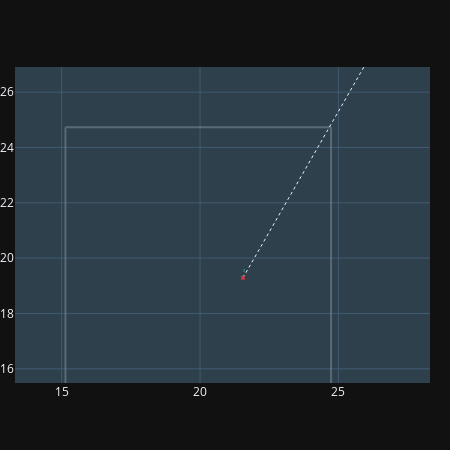
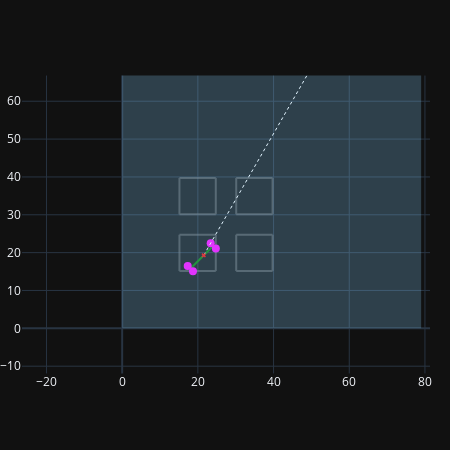
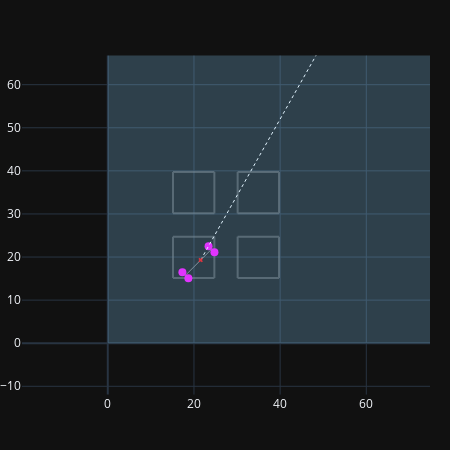
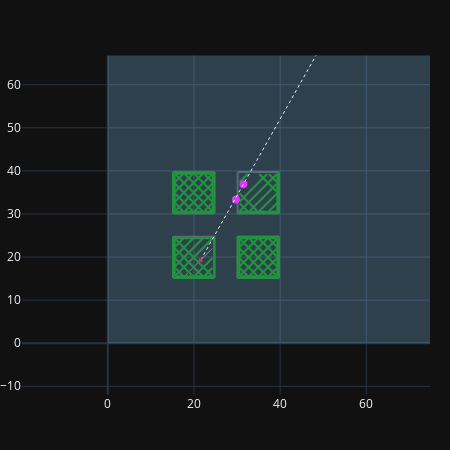

The code cell stored with these charts, in order, in its notebook:
### Code cell
t.layer_steps[22].plot(prev_layer=g.layers[21])

### Figure 1 — Plotly figure (JSON) as saved in the notebook; plotly's stock layout.template omitted (floating-point values rounded to 4 significant figures)
{"data": [{"line": {"color": "gray"}, "mode": "lines", "name": "Ex[5686] ; [5686] type:wall-outer", "opacity": 0.5, "type": "scatter", "x": [24.74, 24.74, null, 24.74, 15.14, null, 15.14, 15.14, null, 15.14, 24.74, null], "y": [24.73, 15.13, null, 15.13, 15.13, null, 15.13, 24.73, null, 24.73, 24.73, null]}, {"line": {"color": "gray"}, "mode": "lines", "name": "Ex[5744] ; [5744] type:wall-outer", "opacity": 0.5, "type": "scatter", "x": [39.74, 39.74, null, 39.74, 30.14, null, 30.14, 30.14, null, 30.14, 39.74, null], "y": [24.73, 15.13, null, 15.13, 15.13, null, 15.13, 24.73, null, 24.73, 24.73, null]}, {"line": {"color": "gray"}, "mode": "lines", "name": "Ex[5802] ; [5802] type:wall-outer", "opacity": 0.5, "type": "scatter", "x": [39.74, 39.74, null, 39.74, 30.14, null, 30.14, 30.14, null, 30.14, 39.74, null], "y": [39.73, 30.13, null, 30.13, 30.13, null, 30.13, 39.73, null, 39.73, 39.73, null]}, {"line": {"color": "gray"}, "mode": "lines", "name": "Ex[5860] ; [5860] type:wall-outer", "opacity": 0.5, "type": "scatter", "x": [24.74, 24.74, null, 24.74, 15.14, null, 15.14, 15.14, null, 15.14, 24.74, null], "y": [39.73, 30.13, null, 30.13, 30.13, null, 30.13, 39.73, null, 39.73, 39.73, null]}, {"line": {"color": "cyan", "dash": "dot", "width": 0.5}, "mode": "lines", "type": "scatter", "x": [21.55, 21.6, null], "y": [19.29, 19.63, null]}, {"line": {"color": "green", "width": 2}, "mode": "lines", "name": "gc_segs", "type": "scatter", "x": [], "y": []}, {"line": {"color": "white", "dash": "dot", "width": 1}, "mode": "lines", "name": "thread", "type": "scatter", "x": [21.55, 74.74, null], "y": [19.29, 112.0, null]}, {"marker": {"color": "red", "size": 4, "symbol": "x"}, "mode": "markers", "name": "anchor", "type": "scatter", "x": [21.55], "y": [19.29]}], "layout": {"height": 450, "margin": {"b": 0, "l": 0, "pad": 0, "r": 20, "t": 0}, "shapes": [{"fillcolor": "LightSkyBlue", "line": {"color": "rgba(0, 0, 0, 0)"}, "name": "bed", "opacity": 0.25, "type": "rect", "x0": 0, "x1": 79, "xref": "x", "y0": 0, "y1": 220, "yref": "y"}, {"line": {"color": "white", "width": 10}, "name": "ring", "opacity": 0.25, "type": "circle", "x0": -56.5, "x1": 128.5, "xref": "x", "y0": -64.5, "y1": 120.5, "yref": "y"}, {"line": {"color": "blue", "width": 4}, "name": "indicator", "type": "line", "x0": 72.65, "x1": 76.84, "xref": "x", "y0": 107.5, "y1": 116.5, "yref": "y"}], "showlegend": false, "width": 450, "xaxis": {"autorange": false, "domain": [0, 1], "range": [13.88, 27.75], "type": "linear"}, "yaxis": {"autorange": false, "constrain": "domain", "domain": [0.1232, 0.8768], "range": [15.49, 26.91], "scaleanchor": "x", "scaleratio": 1, "type": "linear"}}}

### Figure 2 — Plotly figure (JSON) as saved in the notebook; plotly's stock layout.template omitted (floating-point values rounded to 4 significant figures)
{"data": [{"line": {"color": "gray"}, "mode": "lines", "name": "Ex[5686] ; [5686] type:wall-outer", "opacity": 0.5, "type": "scatter", "x": [24.74, 24.74, null, 24.74, 15.14, null, 15.14, 15.14, null, 15.14, 24.74, null], "y": [24.73, 15.13, null, 15.13, 15.13, null, 15.13, 24.73, null, 24.73, 24.73, null]}, {"line": {"color": "gray"}, "mode": "lines", "name": "Ex[5744] ; [5744] type:wall-outer", "opacity": 0.5, "type": "scatter", "x": [39.74, 39.74, null, 39.74, 30.14, null, 30.14, 30.14, null, 30.14, 39.74, null], "y": [24.73, 15.13, null, 15.13, 15.13, null, 15.13, 24.73, null, 24.73, 24.73, null]}, {"line": {"color": "gray"}, "mode": "lines", "name": "Ex[5802] ; [5802] type:wall-outer", "opacity": 0.5, "type": "scatter", "x": [39.74, 39.74, null, 39.74, 30.14, null, 30.14, 30.14, null, 30.14, 39.74, null], "y": [39.73, 30.13, null, 30.13, 30.13, null, 30.13, 39.73, null, 39.73, 39.73, null]}, {"line": {"color": "gray"}, "mode": "lines", "name": "Ex[5860] ; [5860] type:wall-outer", "opacity": 0.5, "type": "scatter", "x": [24.74, 24.74, null, 24.74, 15.14, null, 15.14, 15.14, null, 15.14, 24.74, null], "y": [39.73, 30.13, null, 30.13, 30.13, null, 30.13, 39.73, null, 39.73, 39.73, null]}, {"line": {"color": "cyan", "dash": "dot", "width": 0.5}, "mode": "lines", "type": "scatter", "x": [21.55, 21.6, null], "y": [19.29, 19.63, null]}, {"line": {"color": "gray", "width": 1}, "mode": "lines", "name": "gc_segs", "type": "scatter", "x": [], "y": []}, {"line": {"color": "green", "width": 2}, "mode": "lines", "name": "gc_segs", "type": "scatter", "x": [17.88, 24.25, null], "y": [15.61, 21.99, null]}, {"marker": {"color": "magenta", "size": 8, "symbol": "circle"}, "mode": "markers", "type": "scatter", "x": [23.39, 17.32, 18.71, 24.75], "y": [22.49, 16.44, 15.06, 21.12]}, {"line": {"color": "white", "dash": "dot", "width": 1}, "mode": "lines", "name": "thread", "type": "scatter", "x": [21.55, 74.74, null], "y": [19.29, 112.0, null]}, {"marker": {"color": "red", "size": 4, "symbol": "x"}, "mode": "markers", "name": "anchor", "type": "scatter", "x": [21.55], "y": [19.29]}], "layout": {"height": 450, "margin": {"b": 0, "l": 0, "pad": 0, "r": 20, "t": 0}, "shapes": [{"fillcolor": "LightSkyBlue", "line": {"color": "rgba(0, 0, 0, 0)"}, "name": "bed", "opacity": 0.25, "type": "rect", "x0": 0, "x1": 79, "xref": "x", "y0": 0, "y1": 220, "yref": "y"}, {"line": {"color": "white", "width": 10}, "name": "ring", "opacity": 0.25, "type": "circle", "x0": -56.5, "x1": 128.5, "xref": "x", "y0": -64.5, "y1": 120.5, "yref": "y"}, {"line": {"color": "blue", "width": 4}, "name": "indicator", "type": "line", "x0": 72.65, "x1": 76.84, "xref": "x", "y0": 107.5, "y1": 116.5, "yref": "y"}], "showlegend": false, "width": 450, "xaxis": {"domain": [0, 1], "range": [-20.38, 75.25], "type": "linear"}, "yaxis": {"constrain": "domain", "domain": [0.1323, 0.8677], "range": [-11.93, 66.79], "scaleanchor": "x", "scaleratio": 1, "type": "linear"}}}

### Figure 3 — Plotly figure (JSON) as saved in the notebook; plotly's stock layout.template omitted (floating-point values rounded to 4 significant figures)
{"data": [{"line": {"color": "gray"}, "mode": "lines", "name": "Ex[5686] ; [5686] type:wall-outer", "opacity": 0.5, "type": "scatter", "x": [24.74, 24.74, null, 24.74, 15.14, null, 15.14, 15.14, null, 15.14, 24.74, null], "y": [24.73, 15.13, null, 15.13, 15.13, null, 15.13, 24.73, null, 24.73, 24.73, null]}, {"line": {"color": "gray"}, "mode": "lines", "name": "Ex[5744] ; [5744] type:wall-outer", "opacity": 0.5, "type": "scatter", "x": [39.74, 39.74, null, 39.74, 30.14, null, 30.14, 30.14, null, 30.14, 39.74, null], "y": [24.73, 15.13, null, 15.13, 15.13, null, 15.13, 24.73, null, 24.73, 24.73, null]}, {"line": {"color": "gray"}, "mode": "lines", "name": "Ex[5802] ; [5802] type:wall-outer", "opacity": 0.5, "type": "scatter", "x": [39.74, 39.74, null, 39.74, 30.14, null, 30.14, 30.14, null, 30.14, 39.74, null], "y": [39.73, 30.13, null, 30.13, 30.13, null, 30.13, 39.73, null, 39.73, 39.73, null]}, {"line": {"color": "gray"}, "mode": "lines", "name": "Ex[5860] ; [5860] type:wall-outer", "opacity": 0.5, "type": "scatter", "x": [24.74, 24.74, null, 24.74, 15.14, null, 15.14, 15.14, null, 15.14, 24.74, null], "y": [39.73, 30.13, null, 30.13, 30.13, null, 30.13, 39.73, null, 39.73, 39.73, null]}, {"line": {"color": "cyan", "dash": "dot", "width": 0.5}, "mode": "lines", "type": "scatter", "x": [21.55, 21.6, null], "y": [19.29, 19.63, null]}, {"line": {"color": "gray", "width": 1}, "mode": "lines", "name": "gc_segs", "type": "scatter", "x": [17.88, 24.25, null], "y": [15.61, 21.99, null]}, {"line": {"color": "green", "width": 2}, "mode": "lines", "name": "gc_segs", "type": "scatter", "x": [], "y": []}, {"marker": {"color": "magenta", "size": 8, "symbol": "circle"}, "mode": "markers", "type": "scatter", "x": [23.39, 17.32, 18.71, 24.75], "y": [22.49, 16.44, 15.06, 21.12]}, {"line": {"color": "white", "dash": "dot", "width": 1}, "mode": "lines", "name": "thread", "type": "scatter", "x": [21.55, 74.0, null], "y": [19.29, 112.3, null]}, {"marker": {"color": "red", "size": 4, "symbol": "x"}, "mode": "markers", "name": "anchor", "type": "scatter", "x": [21.55], "y": [19.29]}], "layout": {"height": 450, "margin": {"b": 0, "l": 0, "pad": 0, "r": 20, "t": 0}, "shapes": [{"fillcolor": "LightSkyBlue", "line": {"color": "rgba(0, 0, 0, 0)"}, "name": "bed", "opacity": 0.25, "type": "rect", "x0": 0, "x1": 79, "xref": "x", "y0": 0, "y1": 220, "yref": "y"}, {"line": {"color": "white", "width": 10}, "name": "ring", "opacity": 0.25, "type": "circle", "x0": -56.5, "x1": 128.5, "xref": "x", "y0": -64.5, "y1": 120.5, "yref": "y"}, {"line": {"color": "blue", "width": 4}, "name": "indicator", "type": "line", "x0": 71.95, "x1": 76.06, "xref": "x", "y0": 107.8, "y1": 116.9, "yref": "y"}], "showlegend": false, "width": 450, "xaxis": {"domain": [0, 1], "range": [-14.56, 69.43], "type": "linear"}, "yaxis": {"constrain": "domain", "domain": [0.08138, 0.9186], "range": [-11.93, 66.79], "scaleanchor": "x", "scaleratio": 1, "type": "linear"}}}

### Figure 4 — Plotly figure (JSON) as saved in the notebook; plotly's stock layout.template omitted (floating-point values rounded to 4 significant figures; data arrays with more than 128 entries replaced by an {"elided": "..."} marker saying what was removed)
{"data": [{"line": {"color": "gray"}, "mode": "lines", "name": "Ex[5686] ; [5686] type:wall-outer", "opacity": 0.5, "type": "scatter", "x": [24.74, 24.74, null, 24.74, 15.14, null, 15.14, 15.14, null, 15.14, 24.74, null], "y": [24.73, 15.13, null, 15.13, 15.13, null, 15.13, 24.73, null, 24.73, 24.73, null]}, {"line": {"color": "gray"}, "mode": "lines", "name": "Ex[5744] ; [5744] type:wall-outer", "opacity": 0.5, "type": "scatter", "x": [39.74, 39.74, null, 39.74, 30.14, null, 30.14, 30.14, null, 30.14, 39.74, null], "y": [24.73, 15.13, null, 15.13, 15.13, null, 15.13, 24.73, null, 24.73, 24.73, null]}, {"line": {"color": "gray"}, "mode": "lines", "name": "Ex[5802] ; [5802] type:wall-outer", "opacity": 0.5, "type": "scatter", "x": [39.74, 39.74, null, 39.74, 30.14, null, 30.14, 30.14, null, 30.14, 39.74, null], "y": [39.73, 30.13, null, 30.13, 30.13, null, 30.13, 39.73, null, 39.73, 39.73, null]}, {"line": {"color": "gray"}, "mode": "lines", "name": "Ex[5860] ; [5860] type:wall-outer", "opacity": 0.5, "type": "scatter", "x": [24.74, 24.74, null, 24.74, 15.14, null, 15.14, 15.14, null, 15.14, 24.74, null], "y": [39.73, 30.13, null, 30.13, 30.13, null, 30.13, 39.73, null, 39.73, 39.73, null]}, {"line": {"color": "cyan", "dash": "dot", "width": 0.5}, "mode": "lines", "type": "scatter", "x": [21.55, 21.6, null], "y": [19.29, 19.63, null]}, {"line": {"color": "gray", "width": 1}, "mode": "lines", "name": "gc_segs", "type": "scatter", "x": [17.88, 24.25, null], "y": [15.61, 21.99, null]}, {"line": {"color": "green", "width": 2}, "mode": "lines", "name": "gc_segs", "type": "scatter", "x": {"elided": "222 float values"}, "y": {"elided": "222 float values"}}, {"marker": {"color": "magenta", "size": 8, "symbol": "circle"}, "mode": "markers", "type": "scatter", "x": [31.49, 29.75], "y": [36.91, 33.38]}, {"line": {"color": "white", "dash": "dot", "width": 1}, "mode": "lines", "name": "thread", "type": "scatter", "x": [21.55, 74.0, null], "y": [19.29, 112.3, null]}, {"marker": {"color": "red", "size": 4, "symbol": "x"}, "mode": "markers", "name": "anchor", "type": "scatter", "x": [21.55], "y": [19.29]}], "layout": {"height": 450, "margin": {"b": 0, "l": 0, "pad": 0, "r": 20, "t": 0}, "shapes": [{"fillcolor": "LightSkyBlue", "line": {"color": "rgba(0, 0, 0, 0)"}, "name": "bed", "opacity": 0.25, "type": "rect", "x0": 0, "x1": 79, "xref": "x", "y0": 0, "y1": 220, "yref": "y"}, {"line": {"color": "white", "width": 10}, "name": "ring", "opacity": 0.25, "type": "circle", "x0": -56.5, "x1": 128.5, "xref": "x", "y0": -64.5, "y1": 120.5, "yref": "y"}, {"line": {"color": "blue", "width": 4}, "name": "indicator", "type": "line", "x0": 71.95, "x1": 76.06, "xref": "x", "y0": 107.8, "y1": 116.9, "yref": "y"}], "showlegend": false, "width": 450, "xaxis": {"domain": [0, 1], "range": [-14.56, 69.43], "type": "linear"}, "yaxis": {"constrain": "domain", "domain": [0.08138, 0.9186], "range": [-11.93, 66.79], "scaleanchor": "x", "scaleratio": 1, "type": "linear"}}}
